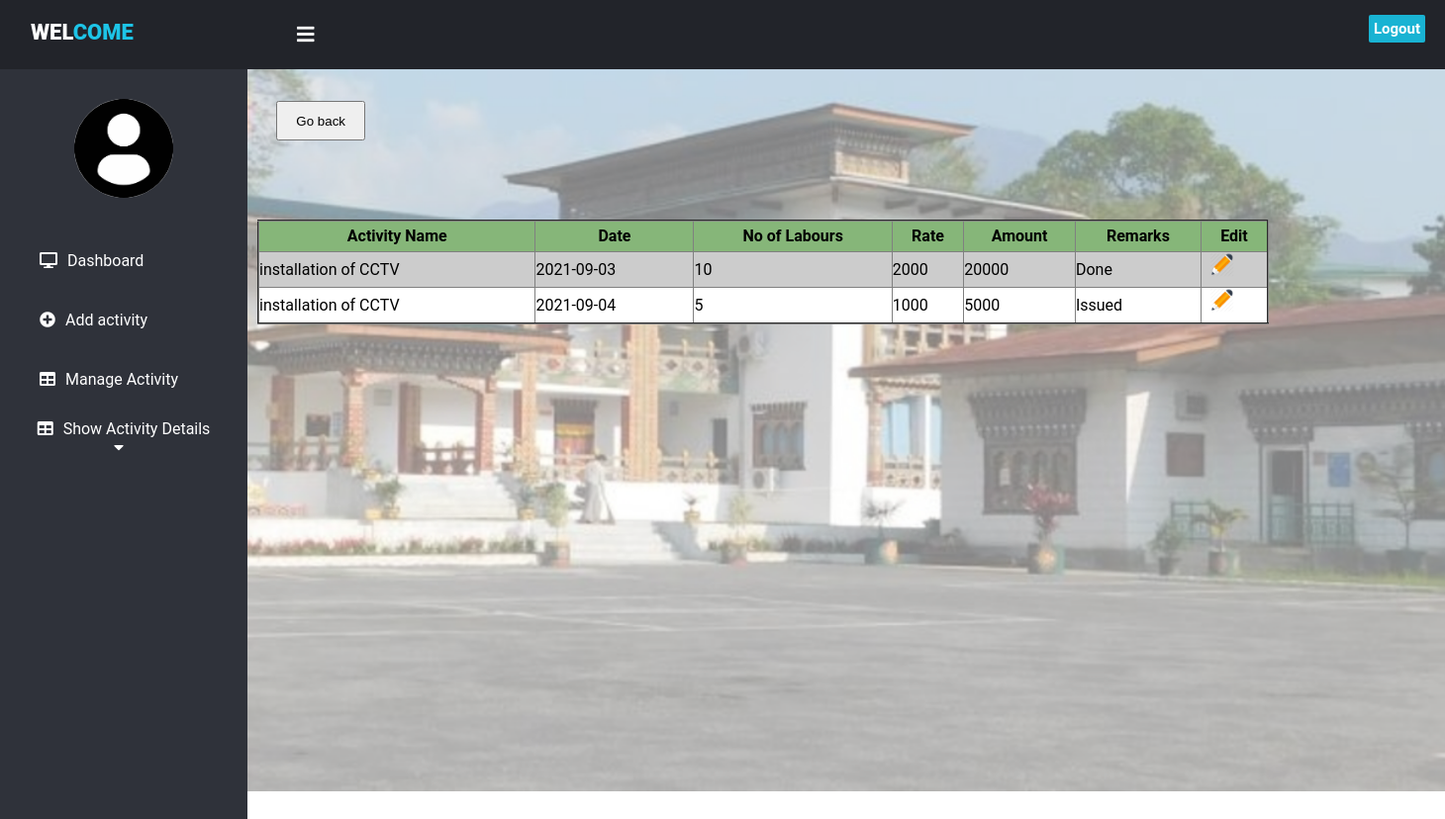
Screenshot of /view_material.php?editid=33 with the database file from the repository.
### tables this page shows
CREATE TABLE `masteroll` (
  `id` int(11) NOT NULL,
  `date` date NOT NULL,
  `no_of_labours` int(11) NOT NULL,
  `rate` int(11) NOT NULL,
  `amount` int(11) NOT NULL,
  `remarks` varchar(1000) NOT NULL,
  `user_id` int(11) NOT NULL,
  `activity_id` int(11) NOT NULL
);

CREATE TABLE `activity` (
  `id` int(11) NOT NULL,
  `activity_name` varchar(100) NOT NULL,
  `FY` int(11) NOT NULL,
  `approved_budget` int(11) NOT NULL,
  `technical_sanction` varchar(1000) NOT NULL,
  `adms_fs` varchar(1000) NOT NULL,
  `nit` varchar(1000) NOT NULL,
  `created_date` timestamp NOT NULL DEFAULT CURRENT_TIMESTAMP ON UPDATE CURRENT_TIMESTAMP,
  `user_id` int(11) NOT NULL,
  `mode_of_execution` varchar(100) NOT NULL
);

### view_material.php (the view, shortened to what this page needs)
<!DOCTYPE html>
<html>
<head>
<link href="https://cdnjs.cloudflare.com/ajax/libs/font-awesome/5.13.0/css/all.min.css" rel="stylesheet">
<link rel="stylesheet" href="css/style.css">
</head>
<body>
<header>
	<label for="check">
	<i class="fas fa-bars" id="sidebar_btn"></i>
	</label>
	<div class="left_area">
	<h3>&nbsp;&nbsp;Wel<span>come</span></h3>
	</div>
	<div class="right_area">
	<a href="logout.php" class="logout_btn">Logout</a>
</header>
	<div class="sidebar">
	<center>
	<img src="images/profile.jpg" class="profile_image" alt="">
	<h4><?php
	include('connection.php');
	?></h4>
	</center>
	<a href="dashboard.php"><i class="fas fa-desktop"></i><span>Dashboard</span></a>
	<a href="add_activity.php"><i class="fa fa-plus-circle"></i><span>Add activity</span></a>
    <a href="manage_activity.php"><i class="fas fa-table"></i><span>Manage Activity</span></a>
	<div class="navbar">
	<div class="dropdown">
	<button class="dropbtn"><i class="fas fa-table"></i><span>Show Activity Details</span>
	<i class="fa fa-caret-down"></i>
	</button>
	</div>
	</div></div>
	<div class="content">
	<button type="button" class="btn btn-primary" style="width:90px;height:5%;margin-top:7%;margin-left:2%;"><a href="view_departmental.php" style="color:black;text-decoration: none;">Go back</a></button>
		<?php
			$user=$_SESSION['username'];
			$a_id=$_GET['editid'];
			$query1=mysqli_query($db,"SELECT * FROM users where username='$user'");
			$row=mysqli_fetch_array($query1);
			$id=$row['id'];
			$cnt=1;
			$query = mysqli_query($db,"SELECT material.*,activity.activity_name FROM material,activity where activity.id=material.activity_id and material.user_id='$id' and material.activity_id='$a_id' ORDER BY id DESC ");
			if($query){
			if($query-> num_rows > 0){?>
			<table align="center" cellspacing="0" cellpadding="0" border="2" style="width:80%;line-height:35px;margin-left:10px;margin-top:80px;border-collapse:collapse;position:fixed;">
			<tr>
					<th>Sl.No</th>
					<th>Activity Name</th>
					<th>Date</th>
					<th>Item</th>
					<th>Rate</th>
					<th>Quantity</th>
					<th>Amount</th>
					<th>Remarks</th>
					<th>Edit</th>
			</tr>
			<tr>
			<?php
				while ($row = $query->fetch_assoc()){
					?>
					<td><?php  echo htmlentities($row["id"]);?></td>
					<td><?php  echo htmlentities($row["activity_name"]);?></td>
					<td><?php  echo htmlentities($row["date"]);?></td>
					<td><?php  echo htmlentities($row["item"]);?></td>
					<td><?php  echo htmlentities($row["rate"]);?></td>
					<td><?php  echo htmlentities($row["quantity"]);?></td>
					<td><?php  echo htmlentities($row["amount"]);?></td>
					<td><?php  echo htmlentities($row["remarks"]);?></td>
					<td><a href="edit_material.php?editid=<?php echo htmlentities ($a_id);?>"><img src="images/edit.png" width="25px" style="padding-left:8px" title="Edit"></a>
          			</tr>
					<?php
				$cnt=$cnt+1;
				}
			}
			else
			{
				$sql = "SELECT masteroll.*,activity.activity_name FROM masteroll,activity WHERE activity.id=masteroll.activity_id AND masteroll.activity_id='$a_id'";
				$results = mysqli_query($db,$sql) or die("database error:".mysqli_error($db));
				?>
		<table align="center" border="2" cellspacing="0" cellpadding="0" style="width:70%;line-height:30px;margin-left:10px;margin-top:80px;border-collapse:collapse;position:fixed;">
		<tr>
			<th>Activity Name </th>
			<th>Date</th>
			<th>No of Labours</th>
			<th>Rate</th>
			<th>Amount</th>
			<th>Remarks</th>
			<th>Edit</th>
			</tr>
		<?php while($row = mysqli_fetch_assoc($results)){?>
		<tr><td><?php echo $row['activity_name']?></td>
		<td><?php echo $row['date'];?></td>
		<td><?php echo $row['no_of_labours'];?></td>
		<td><?php echo $row['rate'];?></td>
		<td><?php echo $row['amount'];?></td>
		<td><?php echo $row['remarks'];?></td>
		<td><a href="edit_masteroll.php?editid=<?php echo htmlentities ($a_id);?>"><img src="images/edit.png" width="25px" style="padding-left:8px" title="Edit"></a>
		</tr>
		<?php }
			}
			}
		?>
		</table>
	</div>
</body>
</html>

### css/style.css (style rules this page uses)
header { position:fixed; background: #22242A; padding: 20px; width: 100%; height:30px; }
.left_area h3 { color:#fff; margin:0; text-transform:uppercase; font-size:22px; font-weight:900; }
.left_area span { color:#1DC4E7; }
.logout_btn { padding:5px; background:#19B3D3; text-decoration:none; float:right; margin-top:-30px; margin-right:40px; border-radius:2px; font-size:15px; font-weight:600; color:#fff; transition:0.5s; transition-property:background; }
.sidebar { background:#2F323A; margin-top:70px; padding-top:30px; position:absolute; left:0; width:250px; height:100%; transition:0.5s; transition-property:left; }
.sidebar .profile_image { width:100px; height:100px; border-radius:100px; margin-bottom:10px; }
.sidebar a { color:#fff; display:block; width:100%; line-height:60px; text-decoration:none; padding-left:40px; box-sizing:border-box; transition:0.5s; transition-property:background; }
.sidebar i { padding-right:10px; }
label #sidebar_btn { z-index:1; color:#fff; position:fixed; cursor:pointer; left:300px; font-size:20px; margin:5px 0; transition:0.5s; transition-property:color; }
.content { margin-left:250px; background:url('../images/gelephu1.png'); background-position:right; background-size:cover; height: 100vh; width: 100%; transition:0.5s; }
label { font-family:Serif; font-weight: bold; font-size: 20px; }
th { margin-left:10px; background-color:#86b679; line-height:30px; }
tr:nth-child(even) { background-color:#ccc; }
tr:nth-child(odd) { background-color:#fff; }
.navbar { overflow: hidden; background-color: #2F323A; padding-right:11px; }
.dropdown { float: left; overflow: hidden; }
.dropdown .dropbtn { font-size: 16px; border: none; outline: none; color: white; padding: 10px 30px; background-color: inherit; font-family: inherit; margin: 0; width:250px; }

### view_material.php (style rules this page uses)
body { margin:0; padding:0; font-family:"Roboto", sans-serif; }

### rows the page displays
masteroll: activity.activity_name "installation of CCTV", date "2021-09-03", no_of_labours "10", rate "2000", amount "20000", remarks "Done"
masteroll: activity.activity_name "installation of CCTV", date "2021-09-04", no_of_labours "5", rate "1000", amount "5000", remarks "Issued"
